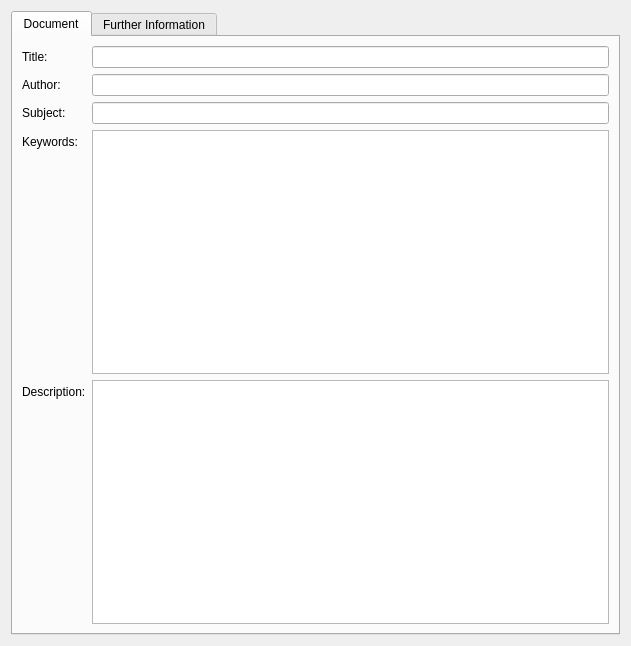
<?xml version="1.0" encoding="UTF-8"?>
<ui version="4.0">
 <class>Prefs_DocumentInformation</class>
 <widget class="QWidget" name="Prefs_DocumentInformation">
  <property name="geometry">
   <rect>
    <x>0</x>
    <y>0</y>
    <width>631</width>
    <height>646</height>
   </rect>
  </property>
  <property name="windowTitle">
   <string>Form</string>
  </property>
  <layout class="QVBoxLayout" name="verticalLayout">
   <item>
    <widget class="QTabWidget" name="tabWidget">
     <property name="currentIndex">
      <number>0</number>
     </property>
     <widget class="QWidget" name="tabDocument">
      <attribute name="title">
       <string>Document</string>
      </attribute>
      <layout class="QFormLayout" name="formLayout">
       <item row="0" column="0">
        <widget class="QLabel" name="label_2">
         <property name="text">
          <string>Title:</string>
         </property>
        </widget>
       </item>
       <item row="0" column="1">
        <widget class="QLineEdit" name="titleLineEdit">
         <property name="sizePolicy">
          <sizepolicy hsizetype="Expanding" vsizetype="Fixed">
           <horstretch>0</horstretch>
           <verstretch>0</verstretch>
          </sizepolicy>
         </property>
        </widget>
       </item>
       <item row="1" column="0">
        <widget class="QLabel" name="label_3">
         <property name="text">
          <string>Author:</string>
         </property>
        </widget>
       </item>
       <item row="1" column="1">
        <widget class="QLineEdit" name="authorLineEdit"/>
       </item>
       <item row="2" column="0">
        <widget class="QLabel" name="label_4">
         <property name="text">
          <string>Subject:</string>
         </property>
        </widget>
       </item>
       <item row="2" column="1">
        <widget class="QLineEdit" name="subjectLineEdit"/>
       </item>
       <item row="3" column="0">
        <widget class="QLabel" name="label_5">
         <property name="text">
          <string>Keywords:</string>
         </property>
        </widget>
       </item>
       <item row="3" column="1">
        <widget class="QTextEdit" name="keywordsTextEdit"/>
       </item>
       <item row="4" column="0">
        <widget class="QLabel" name="label_6">
         <property name="text">
          <string>Description:</string>
         </property>
        </widget>
       </item>
       <item row="4" column="1">
        <widget class="QTextEdit" name="descriptionTextEdit"/>
       </item>
      </layout>
     </widget>
     <widget class="QWidget" name="tabFurtherInformation">
      <attribute name="title">
       <string>Further Information</string>
      </attribute>
      <layout class="QFormLayout" name="formLayout_2">
       <item row="0" column="0">
        <widget class="QLabel" name="label_7">
         <property name="text">
          <string>Publisher:</string>
         </property>
        </widget>
       </item>
       <item row="0" column="1">
        <widget class="QLineEdit" name="publisherLineEdit"/>
       </item>
       <item row="1" column="0">
        <widget class="QLabel" name="label_8">
         <property name="text">
          <string>Contributors:</string>
         </property>
        </widget>
       </item>
       <item row="1" column="1">
        <widget class="QTextEdit" name="contributorsTextEdit"/>
       </item>
       <item row="2" column="0">
        <widget class="QLabel" name="label_9">
         <property name="text">
          <string>Date:</string>
         </property>
        </widget>
       </item>
       <item row="2" column="1">
        <widget class="QLineEdit" name="dateLineEdit"/>
       </item>
       <item row="3" column="0">
        <widget class="QLabel" name="label_10">
         <property name="text">
          <string>Type:</string>
         </property>
        </widget>
       </item>
       <item row="3" column="1">
        <widget class="QLineEdit" name="typeLineEdit"/>
       </item>
       <item row="4" column="0">
        <widget class="QLabel" name="label_11">
         <property name="text">
          <string>Format:</string>
         </property>
        </widget>
       </item>
       <item row="4" column="1">
        <widget class="QLineEdit" name="formatLineEdit"/>
       </item>
       <item row="5" column="0">
        <widget class="QLabel" name="label_12">
         <property name="text">
          <string>Identifier:</string>
         </property>
        </widget>
       </item>
       <item row="5" column="1">
        <widget class="QLineEdit" name="identifierLineEdit"/>
       </item>
       <item row="6" column="0">
        <widget class="QLabel" name="label_13">
         <property name="text">
          <string>Source:</string>
         </property>
        </widget>
       </item>
       <item row="6" column="1">
        <widget class="QLineEdit" name="sourceLineEdit"/>
       </item>
       <item row="7" column="0">
        <widget class="QLabel" name="label_14">
         <property name="text">
          <string>Language:</string>
         </property>
        </widget>
       </item>
       <item row="7" column="1">
        <widget class="QLineEdit" name="languageLineEdit"/>
       </item>
       <item row="8" column="0">
        <widget class="QLabel" name="label_15">
         <property name="text">
          <string>Relation:</string>
         </property>
        </widget>
       </item>
       <item row="8" column="1">
        <widget class="QLineEdit" name="relationLineEdit"/>
       </item>
       <item row="9" column="0">
        <widget class="QLabel" name="label_16">
         <property name="text">
          <string>Coverage:</string>
         </property>
        </widget>
       </item>
       <item row="9" column="1">
        <widget class="QLineEdit" name="coverageLineEdit"/>
       </item>
       <item row="10" column="0">
        <widget class="QLabel" name="label_17">
         <property name="text">
          <string>Rights:</string>
         </property>
        </widget>
       </item>
       <item row="10" column="1">
        <widget class="QLineEdit" name="rightsLineEdit"/>
       </item>
      </layout>
     </widget>
    </widget>
   </item>
  </layout>
 </widget>
 <resources/>
 <connections/>
</ui>
